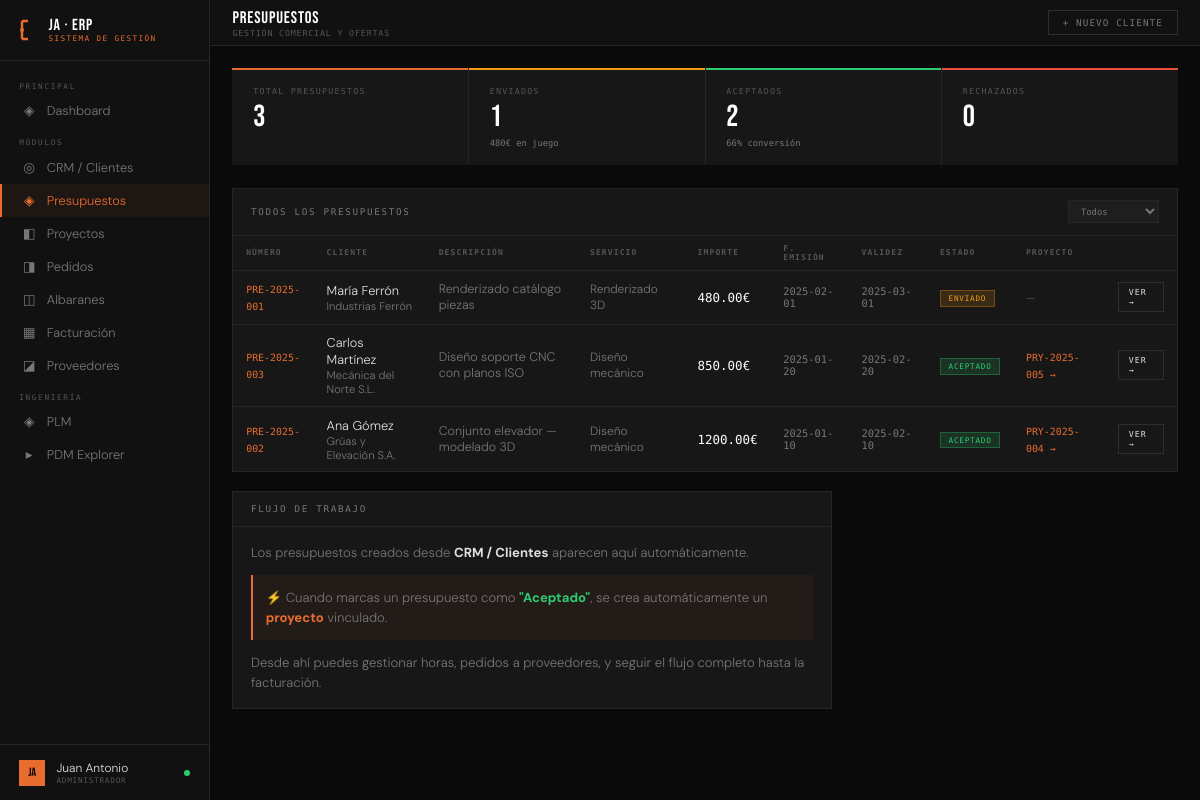
Screenshot of /presupuestos with the database file from the repository.
### tables this page shows
CREATE TABLE presupuestos (
        id INTEGER PRIMARY KEY AUTOINCREMENT,
        cliente_id INTEGER, numero TEXT UNIQUE, descripcion TEXT,
        servicio TEXT, importe REAL, estado TEXT DEFAULT 'borrador',
        fecha_emision TEXT, fecha_validez TEXT, notas TEXT,
        FOREIGN KEY (cliente_id) REFERENCES clientes(id));

CREATE TABLE clientes (
        id INTEGER PRIMARY KEY AUTOINCREMENT,
        nombre TEXT NOT NULL, empresa TEXT, email TEXT, telefono TEXT,
        sector TEXT, estado TEXT DEFAULT 'lead', notas TEXT,
        fecha_alta TEXT DEFAULT CURRENT_DATE);

CREATE TABLE proyectos (
        id INTEGER PRIMARY KEY AUTOINCREMENT,
        cliente_id INTEGER, presupuesto_id INTEGER,
        referencia TEXT UNIQUE, nombre TEXT NOT NULL,
        servicio TEXT, estado TEXT DEFAULT 'en_diseno',
        progreso INTEGER DEFAULT 0,
        fecha_inicio TEXT, fecha_entrega TEXT,
        importe REAL DEFAULT 0,
        horas_estimadas REAL DEFAULT 0,
        notas TEXT,
        fecha_creacion TEXT DEFAULT CURRENT_DATE,
        FOREIGN KEY (cliente_id) REFERENCES clientes(id),
        FOREIGN KEY (presupuesto_id) REFERENCES presupuestos(id));

### app.py (the view)
@app.route('/presupuestos')
def presupuestos_listado():
    conn = get_db()
    presupuestos = conn.execute('''SELECT p.*,
        c.nombre as cliente_nombre, c.empresa as cliente_empresa,
        pry.id as proyecto_id, pry.referencia as proyecto_ref
        FROM presupuestos p
        JOIN clientes c ON c.id = p.cliente_id
        LEFT JOIN proyectos pry ON pry.presupuesto_id = p.id
        ORDER BY p.fecha_emision DESC''').fetchall()
    stats = {
        'total': conn.execute("SELECT COUNT(*) FROM presupuestos").fetchone()[0],
        'borradores': conn.execute("SELECT COUNT(*) FROM presupuestos WHERE estado='borrador'").fetchone()[0],
        'enviados': conn.execute("SELECT COUNT(*) FROM presupuestos WHERE estado='enviado'").fetchone()[0],
        'aceptados': conn.execute("SELECT COUNT(*) FROM presupuestos WHERE estado='aceptado'").fetchone()[0],
        'rechazados': conn.execute("SELECT COUNT(*) FROM presupuestos WHERE estado='rechazado'").fetchone()[0],
        'importe_enviados': conn.execute("SELECT COALESCE(SUM(importe),0) FROM presupuestos WHERE estado='enviado'").fetchone()[0],
    }
    clientes = conn.execute("SELECT id,nombre,empresa FROM clientes ORDER BY nombre").fetchall()
    conn.close()
    return render_template('presupuestos.html', presupuestos=presupuestos, stats=stats, clientes=clientes)

### app.py (called while the page is built)
def get_db():
    conn = sqlite3.connect(DB)
    conn.row_factory = sqlite3.Row
    return conn

@app.context_processor
def inject_globals():
    return {
        'today': date.today().isoformat(),
        'now': datetime.now().strftime('%b %Y'),
        'request': request,
    }

### templates/presupuestos.html (shortened to what this page needs)
{% extends "base.html" %}
{% block topbar %}
<div><div class="topbar-title">PRESUPUESTOS</div><div class="topbar-sub">Gestión comercial y ofertas</div></div>
<div class="topbar-right">
  <a href="/cliente/nuevo" class="btn">+ Nuevo cliente</a>
</div>
{% endblock %}
{% block content %}
<div class="kpi-row">
  <div class="kpi orange"><div class="kpi-label">Total presupuestos</div><div class="kpi-value">{{ stats.total }}</div></div>
  <div class="kpi yellow"><div class="kpi-label">Enviados</div><div class="kpi-value">{{ stats.enviados }}</div><div class="kpi-sub">{{ "%.0f"|format(stats.importe_enviados) }}€ en juego</div></div>
  <div class="kpi green"><div class="kpi-label">Aceptados</div><div class="kpi-value">{{ stats.aceptados }}</div><div class="kpi-sub">{% if stats.total > 0 %}{{ ((stats.aceptados / stats.total * 100)|int) }}% conversión{% endif %}</div></div>
  <div class="kpi red"><div class="kpi-label">Rechazados</div><div class="kpi-value">{{ stats.rechazados }}</div></div>
</div>
<div class="panel">
  <div class="panel-header">
    <span class="panel-title">Todos los presupuestos</span>
    <div style="display:flex;gap:.5rem">
      <select onchange="filtrarPresupuestos(this.value)" style="background:var(--card);border:1px solid var(--border);color:var(--muted2);font-family:var(--mono);font-size:.55rem;padding:.3rem .5rem;outline:none">
        <option value="">Todos</option>
      </select>
    </div>
  </div>
  <table class="table" id="tabla-presupuestos">
    <thead><tr><th>Número</th><th>Cliente</th><th>Descripción</th><th>Servicio</th><th>Importe</th><th>F. Emisión</th><th>Validez</th><th>Estado</th><th>Proyecto</th><th></th></tr></thead>
    <tbody>
      {% for p in presupuestos %}
      <tr data-estado="{{ p.estado }}">
        <td><span style="font-family:var(--mono);font-size:.62rem;color:var(--accent)">{{ p.numero }}</span></td>
        <td>
          <div style="font-size:.8rem">{{ p.cliente_nombre }}</div>
          {% if p.cliente_empresa %}<div style="font-size:.7rem;color:var(--muted2)">{{ p.cliente_empresa }}</div>{% endif %}
        </td>
        <td style="color:var(--muted2);font-size:.78rem;max-width:200px">
          {{ p.descripcion[:50] }}{% if p.descripcion|length > 50 %}...{% endif %}
        </td>
        <td style="font-size:.75rem;color:var(--muted2)">{{ p.servicio }}</td>
        <td style="font-family:var(--mono);font-size:.78rem;color:#fff">{{ "%.2f"|format(p.importe) }}€</td>
        <td style="font-family:var(--mono);font-size:.65rem;color:var(--muted2)">{{ p.fecha_emision }}</td>
        <td style="font-family:var(--mono);font-size:.65rem;color:var(--muted2)">{{ p.fecha_validez }}</td>
        <td>
          {% if p.estado == 'borrador' %}<span class="badge badge-muted">Borrador</span>
          {% elif p.estado == 'enviado' %}<span class="badge badge-yellow">Enviado</span>
          {% elif p.estado == 'aceptado' %}<span class="badge badge-green">Aceptado</span>
          {% elif p.estado == 'rechazado' %}<span class="badge badge-red">Rechazado</span>
          {% endif %}
        </td>
        <td>
          {% if p.proyecto_ref %}
          <a href="/proyecto/{{ p.proyecto_id }}" style="font-family:var(--mono);font-size:.62rem;color:var(--accent);text-decoration:none">
            {{ p.proyecto_ref }} →
          </a>
          {% else %}
          <span style="color:var(--muted);font-size:.7rem">—</span>
          {% endif %}
        </td>
        <td><a href="/presupuesto/{{ p.id }}" class="btn btn-sm">Ver →</a></td>
      </tr>
      {% else %}
      <tr><td colspan="10" class="empty">No hay presupuestos todavía</td></tr>
      {% endfor %}
    </tbody>
  </table>
</div>
<div class="panel" style="max-width:600px">
  <div class="panel-header"><span class="panel-title">Flujo de trabajo</span></div>
  <div class="panel-body" style="font-size:.82rem;color:var(--muted2);line-height:1.5">
    <p style="margin-bottom:.8rem">
      Los presupuestos creados desde <strong style="color:var(--text)">CRM / Clientes</strong> aparecen aquí automáticamente.
    </p>
    <div style="margin-bottom:.8rem;padding:.8rem;background:rgba(232,108,47,.05);border-left:2px solid var(--accent)">
      ⚡ Cuando marcas un presupuesto como <strong style="color:var(--green)">"Aceptado"</strong>, se crea automáticamente un <strong style="color:var(--accent)">proyecto</strong> vinculado.
    </div>
    <p>
      Desde ahí puedes gestionar horas, pedidos a proveedores, y seguir el flujo completo hasta la facturación.
    </p>
  </div>
</div>
{% endblock %}

### templates/base.html (style rules this page uses)
:root { --bg:#0a0a0a;--surface:#111;--panel:#171717;--card:#1e1e1e; --border:#252525;--border2:#2e2e2e; --accent:#e86c2f;--accent2:#f0a500; --green:#2ecc71;--red:#e74c3c;--blue:#3498db;--yellow:#f39c12; --text:#e0e0e0;--muted:#555;--muted2:#777; --mono:'Share Tech Mono',monospace;--display:'Bebas Neue',sans-serif;--body:'DM Sans',sans-serif; }
*,*::before,*::after { box-sizing:border-box;margin:0;padding:0; }
html,body { height:100%;overflow:hidden; }
body { background:var(--bg);color:var(--text);font-family:var(--body);font-weight:300;display:flex; }
.topbar-title { font-family:var(--display);font-size:1.05rem;letter-spacing:.05em;color:#fff; }
.topbar-sub { font-family:var(--mono);font-size:.52rem;color:var(--muted);letter-spacing:.1em;text-transform:uppercase; }
.topbar-right { margin-left:auto;display:flex;align-items:center;gap:.6rem; }
.btn { font-family:var(--mono);font-size:.58rem;letter-spacing:.12em;text-transform:uppercase;padding:.38rem .85rem;border:1px solid var(--border2);background:transparent;color:var(--muted2);cursor:pointer;transition:all .15s;text-decoration:none;display:inline-block; }
.btn-sm { padding:.25rem .6rem;font-size:.52rem; }
.kpi-row { display:grid;grid-template-columns:repeat(4,1fr);gap:1px;background:var(--border);margin-bottom:1.4rem; }
.kpi { background:var(--panel);padding:1.1rem 1.3rem;position:relative;overflow:hidden; }
.kpi::before { content:'';position:absolute;top:0;left:0;right:0;height:2px; }
.kpi.orange::before { background:var(--accent); }
.kpi.green::before { background:var(--green); }
.kpi.yellow::before { background:var(--yellow); }
.kpi.red::before { background:var(--red); }
.kpi-label { font-family:var(--mono);font-size:.52rem;letter-spacing:.15em;color:var(--muted);text-transform:uppercase;margin-bottom:.4rem; }
.kpi-value { font-family:var(--display);font-size:1.9rem;color:#fff;line-height:1; }
.kpi-sub { font-family:var(--mono);font-size:.55rem;color:var(--muted2);margin-top:.3rem; }
.panel { background:var(--panel);border:1px solid var(--border);margin-bottom:1.2rem; }
.panel-header { padding:.7rem 1.1rem;border-bottom:1px solid var(--border);display:flex;align-items:center;justify-content:space-between;gap:1rem; }
.panel-title { font-family:var(--mono);font-size:.58rem;letter-spacing:.18em;text-transform:uppercase;color:var(--muted2); }
.panel-body { padding:1rem 1.1rem; }
.table { width:100%;border-collapse:collapse; }
.table th { font-family:var(--mono);font-size:.5rem;letter-spacing:.14em;text-transform:uppercase;color:var(--muted);padding:.5rem .8rem;text-align:left;border-bottom:1px solid var(--border); }
.table td { padding:.6rem .8rem;font-size:.8rem;color:var(--text);border-bottom:1px solid var(--border); }
.table tr:last-child td { border-bottom:none; }
.table a { color:var(--text);text-decoration:none; }
.badge { font-family:var(--mono);font-size:.48rem;letter-spacing:.1em;text-transform:uppercase;padding:.18rem .48rem;display:inline-block; }
.badge-green { background:rgba(46,204,113,.15);color:var(--green);border:1px solid rgba(46,204,113,.3); }
.badge-yellow { background:rgba(243,156,18,.15);color:var(--yellow);border:1px solid rgba(243,156,18,.3); }

### rows the page displays
presupuestos: numero "PRE-2025-001", cliente_nombre "María Ferrón", cliente_empresa "Industrias Ferrón", descripcion "Renderizado catálogo piezas", servicio "Renderizado 3D", importe "480.00", fecha_emision "2025-02-01", fecha_validez "2025-03-01", estado "ENVIADO"
proyectos: numero "PRE-2025-003", cliente_nombre "Carlos Martínez", cliente_empresa "Mecánica del Norte S.L.", descripcion "Diseño soporte CNC con planos ISO", servicio "Diseño mecánico", fecha_emision "2025-01-20", fecha_validez "2025-02-20", shows "ACEPTADO", proyecto_ref "PRY-2025-005"
presupuestos: importe "850.00"
proyectos: numero "PRE-2025-002", cliente_nombre "Ana Gómez", cliente_empresa "Grúas y Elevación S.A.", descripcion "Conjunto elevador — modelado 3D", servicio "Diseño mecánico", fecha_emision "2025-01-10", fecha_validez "2025-02-10", shows "ACEPTADO", proyecto_ref "PRY-2025-004"
presupuestos: importe "1200.00"

### other values shown
{{ stats.total }} "3"
{{ stats.enviados }} "1"
{{ "%.0f"|format(stats.importe_enviados) }} "480"
{{ stats.aceptados }} "2"
{{ ((stats.aceptados / stats.total * 100)|int) }} "66"
{{ stats.rechazados }} "0"
